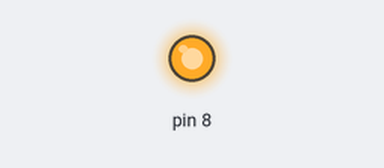
This sketch was run on a simulated Arduino Uno, built with avr-gcc and run on an emulated ATmega328P. Parts: output pins drawn as LEDs (lit = HIGH).

Above: at 0.5 s.
At 2.5 s:
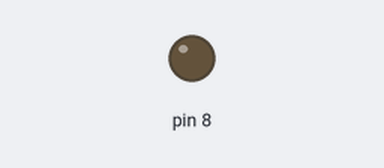
Timing chart, 0 to 5.2 s (numbered marks = the images above):
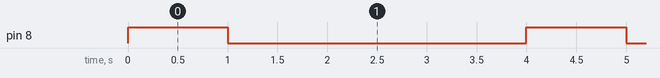

The sketch:

Relay.ino
```cpp
void setup() {
  pinMode(8, OUTPUT);
  digitalWrite(8, LOW);
}

void loop() {
  digitalWrite(8, HIGH);
  delay(1000);
  digitalWrite(8, LOW);
  delay(3000);
}
```

Measured:
- by itself, pin 8: alternates HIGH for 1.0 s and LOW for 3.0 s
